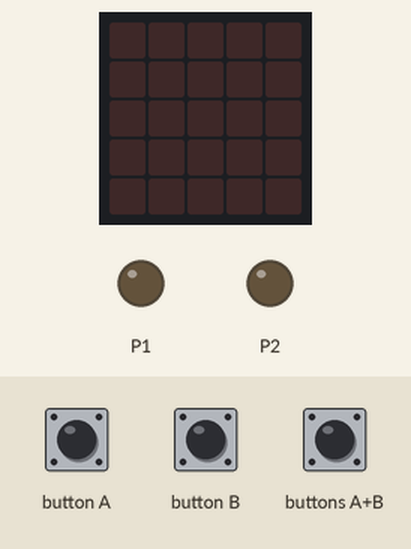
Recording of a program running on a simulated BBC micro:bit (MakeCode). On the bench: the board's 5×5 LED display, output pins drawn as LEDs (lit = HIGH). The test bench sets the inputs (shaded band). Dim RGB values are drawn brighter than linear.

Above: at 1.2 s.
1.3 s: buttons A+B pressed for 0.15 s
At 2.21 s:
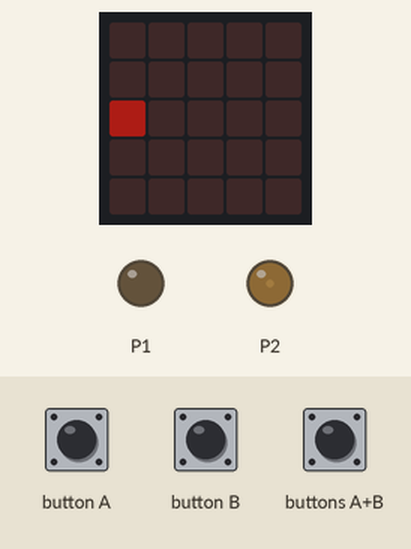
4.3 s: button A pressed for 0.15 s
At 4.9 s:
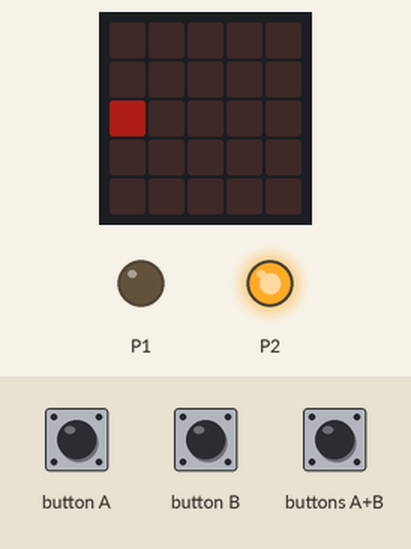
5.9 s: button B pressed for 0.15 s
At 7.2 s:
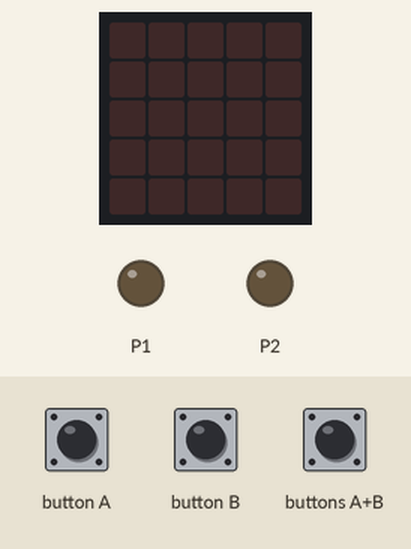
7.5 s: button A pressed for 0.15 s
At 8.7 s:
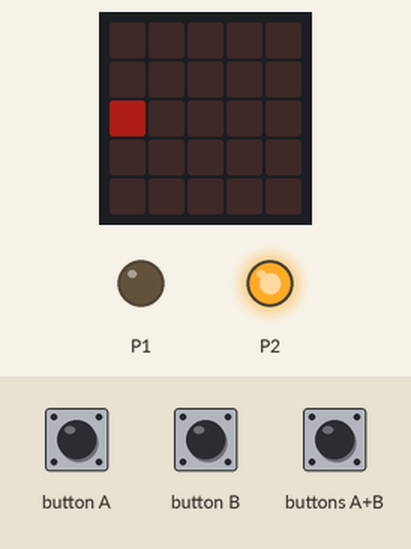
9.1 s: buttons A+B pressed for 1 s
At 10.26 s:
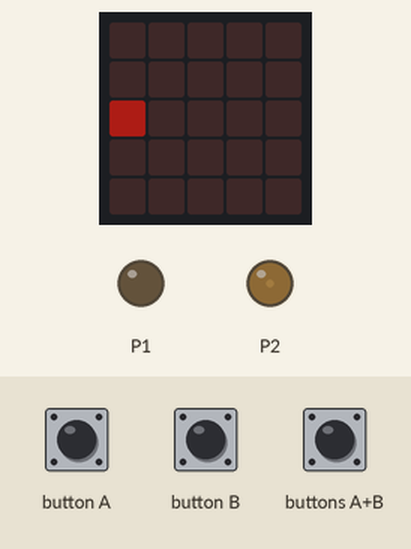
Timing chart, 0 to 12.1 s (numbered marks = the images above; inputs shaded):
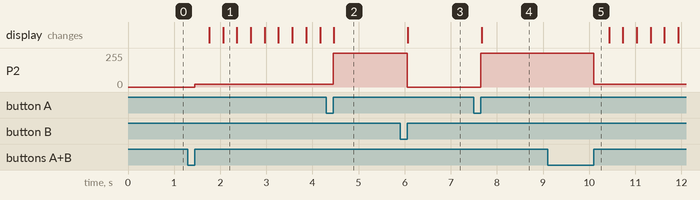

The program:

main.ts
```typescript
input.onButtonPressed(Button.A, function () {
    pins.digitalWritePin(DigitalPin.P2, 1)
    speed = 100
})
input.onButtonPressed(Button.AB, function () {
    pins.analogWritePin(AnalogPin.P2, 75)
    speed = 10
})
input.onButtonPressed(Button.B, function () {
    pins.digitalWritePin(DigitalPin.P2, 0)
    speed = 0
})
let speed = 0
speed = 1023
led.setBrightness(50)
basic.forever(function () {
    pins.digitalWritePin(DigitalPin.P1, 0)
    if (speed == 0) {
        led.unplot(0, 2)
    } else if (speed == 10) {
        led.toggle(0, 2)
    } else if (speed == 100) {
        led.plot(0, 2)
    } else {

    }
})
```

test.ts
```typescript
// test ender her, dette bliver ikke kompileret, når denne pakke bruges som en udvidelse.
```

Measured:
- after the input at 1.3 s, P2: 0/255 → 19/255 after 0.15 s
- after the input at 4.3 s, P2: 19/255 → 255/255 after 0.15 s
- after the input at 5.9 s, P2: 255/255 → 0/255 after 0.15 s; the display: changes after 0.17 s (image 3)
- after the input at 7.5 s, P2: 0/255 → 255/255 after 0.15 s; the display: changes after 0.17 s (image 4)
- after the input at 9.1 s, P2: 255/255 → 19/255 after 1.0 s
